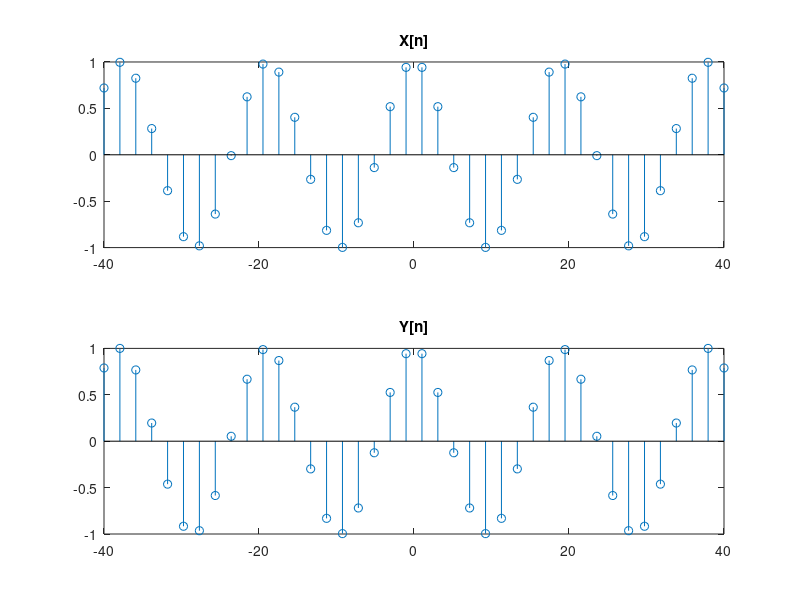
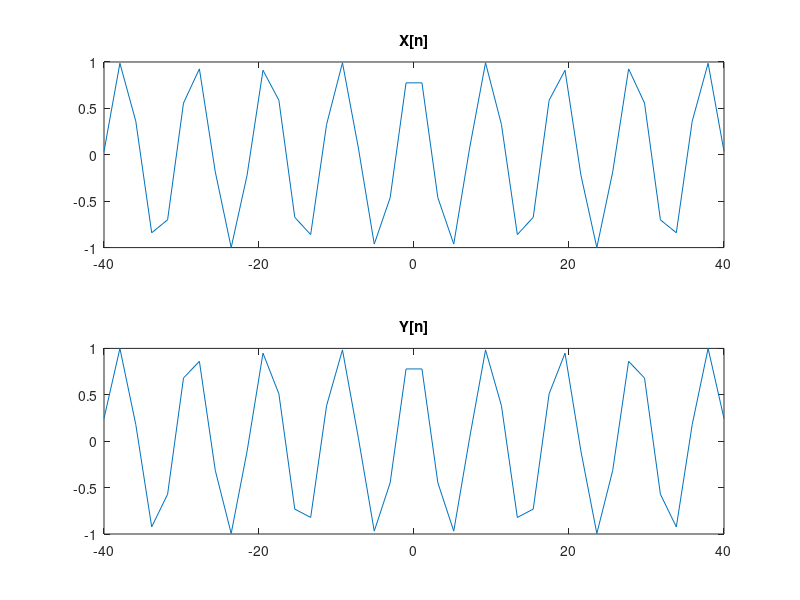

These figures' MATLAB source, in order:
t = linspace(-40,40,40);
xd = cos(2*(t/2)/3);
yd = cos(8*pi*(t/2)/38);

x = cos(2*t/3);
y = cos(8*pi*t/38);

figure('Name','(Discrete)','NumberTitle','off');
subplot(2,1,1); stem(t,xd); title('X[n]')
subplot(2,1,2); stem(t,yd); title('Y[n]')
figure('Name','(Continous)','NumberTitle','off');
subplot(2,1,1); plot(t,x); title('X[n]')
subplot(2,1,2); plot(t,y); title('Y[n]')